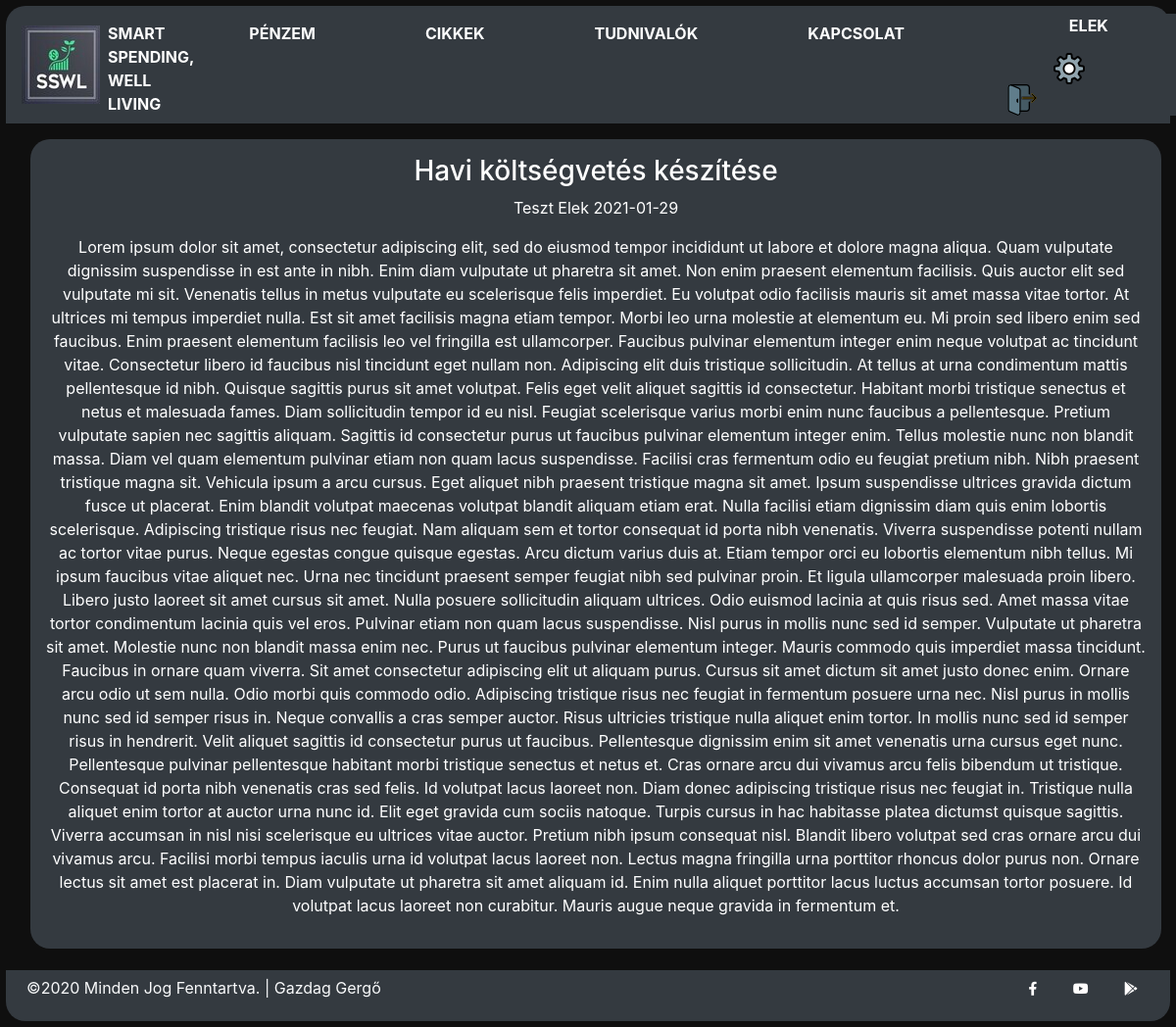
Screenshot of /full_article.php?id=1 (signed in) with the database file from the repository.
### tables this page shows
CREATE TABLE `account` (
  `id` int(10) NOT NULL,
  `f_name` varchar(20) NOT NULL,
  `l_name` varchar(20) NOT NULL,
  `email` varchar(64) NOT NULL,
  `pwd` varchar(128) NOT NULL,
  `reg_date` date NOT NULL
);

CREATE TABLE `articles` (
  `id` int(10) NOT NULL,
  `author` varchar(60) NOT NULL,
  `date` date NOT NULL,
  `title` varchar(60) NOT NULL,
  `content` mediumtext NOT NULL
);

### class/database.class.php (called while the page is built)
<?php
class Database{
    protected $host;
    protected $user;
    protected $pwd;
    protected $db_Name;
    protected function __construct($host, $user, $pwd, $db_Name) {
        $this->host = $host;
        $this->user = $user;
        $this->pwd = $pwd;
        $this->db_Name = $db_Name;
    }
    protected function connect() {
        $db_Con = new PDO("mysql:dbname=$this->db_Name;host=$this->host", $this->user, $this->pwd);
        return $db_Con;
        }
}

### class/stmt.class.php (called while the page is built, shortened)
<?php
require "database.class.php";
class Stmt extends Database{
    private $db_Con;
    public function __construct($host, $user, $pwd, $db_Name) {
        $this->db_Con = parent::connect();
        $this->db_Con->query("SET NAMES utf8");
    }
    public function get_PublicUserData($userId) {
        $stmt = $this->db_Con->prepare("SELECT f_name,email,pwd FROM account WHERE id=?");
        $stmt->bindParam(1, $userId);
        $stmt->execute();
        return $stmt->fetch();
    }
    public function sql_SelectIDArticle($id) {
        $stmt = $this->db_Con->prepare("SELECT author,date,title,content FROM articles WHERE id=?");
        $stmt->bindParam(1, $id);
        $stmt->execute();
        $articles_id=array();
        while($row = $stmt->fetch(PDO::FETCH_ASSOC))
           {
            $articles_id[]=$row;
           }
           return $articles_id;
    }
}

### class/user.class.php (called while the page is built, shortened)
<?php
require_once(__DIR__.'/../include/autoloader.inc.php');
class User{
    private $stmt;
    public function __construct() {
        $this->stmt = new Stmt(HOST, USER, PWD, DBNAME);
    }
    public function loginCheck() {
        $userData = $this->stmt->get_PublicUserData($_SESSION['userId']);
            if(!empty($userData)) {
                $this->f_name = $userData['f_name'];
                return true;
            }
            else {
                return false;
            }
    }
}

### include/autoloader.inc.php (called while the page is built, shortened)
<?php
function myAutoLoader($className){
    $path = "class/";
    $extension = ".class.php";
    $fullPath = $path . $className . $extension;
}

### class/articles.class.php (called while the page is built, shortened)
<?php
require_once(__DIR__.'/../include/autoloader.inc.php');
    class Articles{
        private $stmt;
        public function __construct() {
            $this->stmt = new Stmt(HOST, USER, PWD, DBNAME);
        }
        public function show_article($id){
            $row= $this->stmt->sql_SelectIDArticle($id);
            return $row;
        }
    }

### full_article.php (the view, shortened to what this page needs)
<?php require "header.php";
    $articles = new Articles();
    if(isset($_GET["id"])){
        $id=$_GET["id"];
        $msg = $articles->show_article($id);
    }
?>
<div id="nav_menu">
    <?php  require "nav_menu.php";  ?>
</div>
</head>
<body>
    <div id="content" class="container-fluid h-100 text-white">
        <div class="row h-100">
            <div class="col-12 m-2">
            <?php $row = $articles->show_article($id);
                foreach ($row as $articles_id){ echo"
                    <div class='box bg-dark text-white m-2 p-3'>
                        <h3 class='text-center'>".$articles_id["title"]."</h3>
                        <p class='text-center'> ".$articles_id['author']." ".$articles_id["date"]."</p>
                        <p class='text-center'>".$articles_id["content"]."</p>
                    </div>
            ";} ?>
            </div>
        </div>
    </div>
<div id="footer">
    <?php require "footer.php"; ?>
</div>
</body>
</html>

### nav_menu.php (shortened to what this page needs)
<?php
require "header.php";
$user = new User();
if(!$user->loginCheck()) {
  $link = <<<_
  <a class="nav-link hoverable text-white" href="index.php">Pénzem</a>
  _;
  $nav_item = <<<_
      <a class="nav-link hoverable text-white" id="button_fake" href="#" data-toggle="modal" data-target="#login">Bejelentkezés</a>
  _;
}
else{
  $link = <<<_
  <a class="nav-link hoverable text-white" href="my_budget.php">Pénzem</a>
  _;
  $nav_item = <<<_
  <p class="pl-5 text-white"><img src="img/user.png" alt="" " class="pr-3 responsive" width="auto" height="auto">$user->f_name</p>
  <a href="profile.php"><img src="img/settings.png" class="pl-5 pr-5 responsive" width="auto"></a>
  <a href="log_out.php"><img src="img/exit.png" class="pr-5 responsive" width="auto"></a>
_;
}
?>
</head>
<body>
<nav id="nav_bar" class="navbar navbar-expand-xl navbar-dark bg-dark">
<img src="img/logo.jpg" class="img-fluid" style="max-width:30%; height:30%;" alt="" >
    <span class="text-white pt-2 pl-2">Smart Spending,<br> Well Living</span>
  <div class="navbar-collapse justify-content-center bg-dark " id="main_nav">
    <ul class="navbar-nav">
      <li class="nav-item"><?=$link?></li>
      <li class="nav-item"><a class="nav-link hoverable text-white" href="articles.php">Cikkek</a></li>
      <li class="nav-item"><a class="nav-link hoverable text-white" href="information.php">Tudnivalók</a></li>
      <li class="nav-item"><a class="nav-link hoverable text-white" href="contact.php">Kapcsolat</a></li>
      <li class="nav-item"><?=$nav_item?></li>
    </ul>
  </div>
</nav>

### css/style.css (style rules this page uses)
body, html { max-width: 100%; background-color: rgb(15, 15, 15); }
#nav_bar { margin:0.5% 0.5% 0% 0.5% !important; border-top-left-radius: 20px; border-top-right-radius: 20px; font-size: medium; font-weight: bold; }
.box { border-radius: 20px !important; }
.hoverable { display:inline-block; backface-visibility: hidden; vertical-align: middle; position:relative; box-shadow: 0 0 1px rgba(0,0,0,0); transform: translateZ(0); transition-duration: .3s; transition-property:transform; color:white; text-decoration: none; }
.hoverable:before { position:absolute; pointer-events: none; z-index:-1; content: ''; top: 100%; left: 5%; height:10px; width:90%; opacity:0; background: -webkit-radial-gradient(center, ellipse, rgba(255, 255, 255, 0.35) 0%, rgba(255, 255, 255, 0) 80%); background: radial-gradient(ellipse at center, rgba(255, 255, 255, 0.35) 0%, rgba(255, 255, 255, 0) 80%); transition-duration: 0.3s; transition-property: transform, opacity; }
nav { background: none !important; text-transform:uppercase; }
nav li { margin-left: 3em; margin-right: 3em; list-style-type: none; }
nav li a { transition: .5s color ease-in-out; }
.navbar-nav { max-height: 10%!important; }

### rows the page displays
account: f_name "ELEK"
articles: title "Havi költségvetés készítése", author "Teszt Elek", date "2021-01-29", content "Lorem ipsum dolor sit amet, consectetur adipiscing elit, sed do eiusmod tempor incididunt ut labore et dolore magna aliqua. Quam vulputate dignissim suspendisse in est ante in nibh. Enim diam vulputate ut pharetra sit amet. Non enim praesent elementum facilisis. Quis auctor elit sed vulputate mi sit. Venenatis tellus in metus vulputate eu scelerisque felis imperdiet. Eu volutpat odio facilisis mauris sit amet massa vitae tortor. At ultrices mi tempus imperdiet nulla. Est sit amet facilisis magna etiam tempor. Morbi leo urna molestie at elementum eu. Mi proin sed libero enim sed faucibus. Enim praesent elementum facilisis leo vel fringilla est ullamcorper. Faucibus pulvinar elementum integer…"
